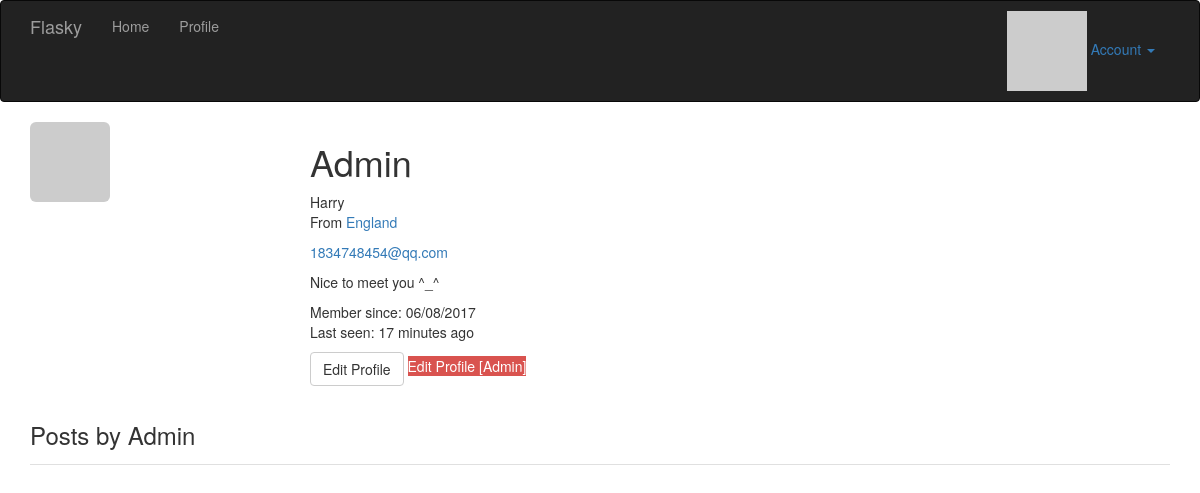
Page /user/Admin (signed in) on the earlier database version.
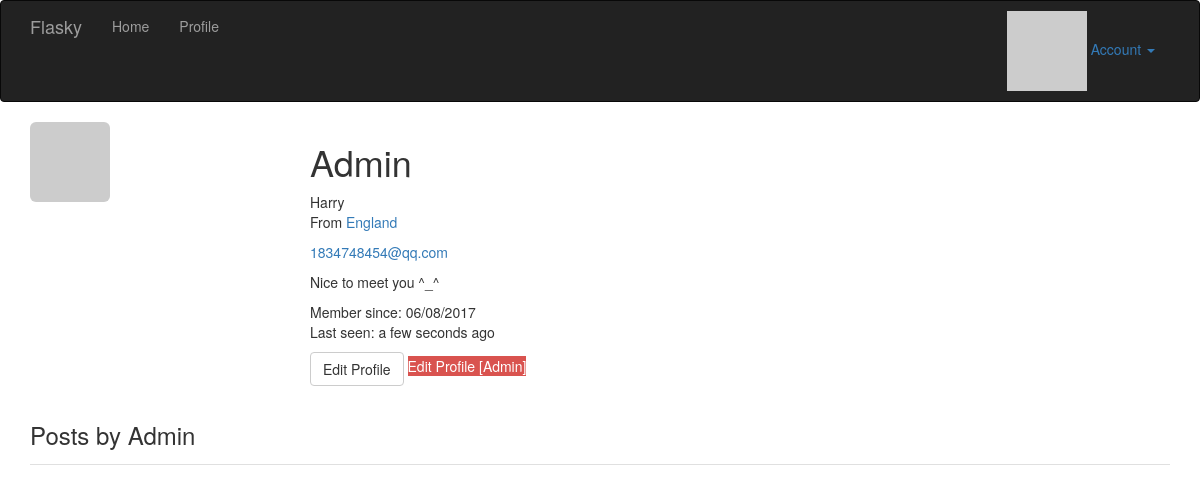
Same page on the later database version.
### app/models.py (models this page shows, shortened)
class User(UserMixin, db.Model):
    __tablename__ = 'users'
    id = db.Column(db.Integer, primary_key=True)
    email = db.Column(db.String(64), unique=True, index=True)
    username = db.Column(db.String(64), unique=True, index=True)
    role_id = db.Column(db.Integer, db.ForeignKey('roles.id'))
    password_hash = db.Column(db.String(128))
    confirmed = db.Column(db.Boolean, default=False)
    name = db.Column(db.String(64))
    location = db.Column(db.String(64))
    about_me = db.Column(db.Text())
    member_since = db.Column(db.DateTime(), default=datetime.utcnow)
    last_seen = db.Column(db.DateTime(), default=datetime.utcnow)
    avatar_hash = db.Column(db.String(32))
    posts = db.relationship("Post", backref="author", lazy="dynamic")
    def can(self, permissions):
        return self.role is not None and (self.role.permissions & permissions) == permissions
    def is_administrator(self):
        return self.can(Permission.ADMINISTER)
    @property
    def password(self):
        raise AttributeError("password is not a readable attribute")
    def gravatar(self, size=100, default="identicon", rating="g"):
        if request.is_secure:
            url = "http://secure.gravatar.com/avatar"
        else:
            url = 'http://www.gravatar.com/avatar'
        hash = self.avatar_hash or hashlib.md5(self.email.encode("utf-8")).hexdigest()
        return '{url}/{hash}?s={size}&d={default}&r={rating}'.format(
            url=url, hash=hash, size=size, default=default, rating=rating)
    def ping(self):
        self.last_seen = datetime.utcnow()
        db.session.add(self)

### app/main/views.py (the view)
@main.route("/user/<username>")
def user(username):
    user = User.query.filter_by(username=username).first()
    if user is None:
        abort(404)
    posts = user.posts.order_by(Post.timestamp.desc()).all()
    return render_template("user.html", user=user, posts=posts)

### app/auth/views.py (called while the page is built)
@auth.before_app_request
def before_request():
    if current_user.is_authenticated:
        current_user.ping()
        if not current_user.confirmed \
                and request.endpoint[:5] != "auth.":
            return redirect(url_for("auth.unconfirmed"))

### app/main/__init__.py (called while the page is built)
@main.app_context_processor
def inject_permissions():
    return dict(Permission=Permission)

### app/models.py (called while the page is built)
@login_manager.user_loader
def load_user(user_id):
    return User.query.get(int(user_id))

### app/templates/user.html (shortened to what this page needs)
{% extends 'base.html' %}
{% import "_macros.html" as macros %}
{% block page_content %}
    <img class="img-rounded profile-thumbnail" src="{{ user.gravatar(size=256) }}" >
	<div class="profile-header">
        <h1>{{ user.username }}</h1>
        {% if user.name or user.location %}
        <p>
            {% if user.name %}{{ user.name }}{% endif %}
            {% if user.location %}
                <br />
                From <a href="http://maps.google.com/?q={{ user.location }}">
                    {{ user.location }}
                </a>
            {% endif %}
        </p>
    {% endif %}
    {% if current_user.is_administrator() %}
        <p>
            <a href="mailto:{{ user.email }}">{{ user.email }}</a>
        </p>
    {% endif %}
    {% if user.about_me %}
        <p>{{ user.about_me }}</p>
    {% endif %}
    <p>
        Member since: {{ moment(user.member_since).format("L") }}<br />
        Last seen: {{ moment(user.last_seen).fromNow() }}
    </p>
    <p>
        {% if user == current_user %}
            <a class="btn btn-default" href="{{ url_for(".edit_profile") }}">
                Edit Profile
            </a>
        {% endif %}
        {% if current_user.is_administrator() %}
            <a class="btn-danger"  href="{{ url_for(".edit_profile_admin", id=user.id) }}">
                Edit Profile [Admin]
            </a>
        {% endif %}
    </p>
	</div>
    <h3>Posts by {{ user.username }}</h3>
    {% include "_posts.html" %}
{% endblock %}

### app/templates/base.html (shortened to what this page needs)
{% extends 'bootstrap/base.html' %}
{% block head %}
	{{ super() }}
    <link rel="stylesheet"  href="{{ url_for("static", filename='css/styles.css') }}" type="text/css">
{% endblock %}
{% block navbar %}
<div class="navbar navbar-inverse" role='navigation'>
	<div class="container">
		<div class="navbar-header">
			<a class="navbar-brand" href="{{ url_for('main.index') }}">Flasky</a>
		</div>
		<div class="navbar-collapse collapse">
			<ul class="nav navbar-nav">
				<li><a href="{{ url_for('main.index') }}">Home</a></li>
                {% if current_user.is_authenticated %}
                    <li>
                        <a href="{{ url_for("main.user", username=current_user.username) }}">
                            Profile
                        </a>
                    </li>
                {% endif %}
			</ul>
            <ul class="nav navbar-right">
                {% if current_user.is_authenticated %}
                 <li class="dropdown">
                    <a href="#" class="dropdown-toggle" data-toggle="dropdown">
                        <img src="{{ current_user.gravatar(size=18) }}">
                        Account <b class="caret"></b></a>
                </li>
                {% else %}
                <li>
                    <a href="{{ url_for('auth.login') }}">Log In</a>
                </li>
                {% endif %}
            </ul>
		</div>
	</div>
</div>
{% endblock %}
{% block content %}
	<div class="container">
		{% block page_content %}{% endblock %}
	</div>
{% endblock %}

### app/templates/_posts.html (shortened to what this page needs)
<ul class="posts">
</ul>

### app/static/css/styles.css (style rules this page uses)
.profile-thumbnail { position: absolute; }
.profile-header { min-height: 260px; margin-left: 280px; }
ul.posts { list-style-type: none; padding: 0px; margin: 16px 0px 0px 0px; border-top: 1px solid #e0e0e0; }

Differences in the rows shown:
changed User "Admin": last_seen "17 minutes ago" → "a few seconds ago"
